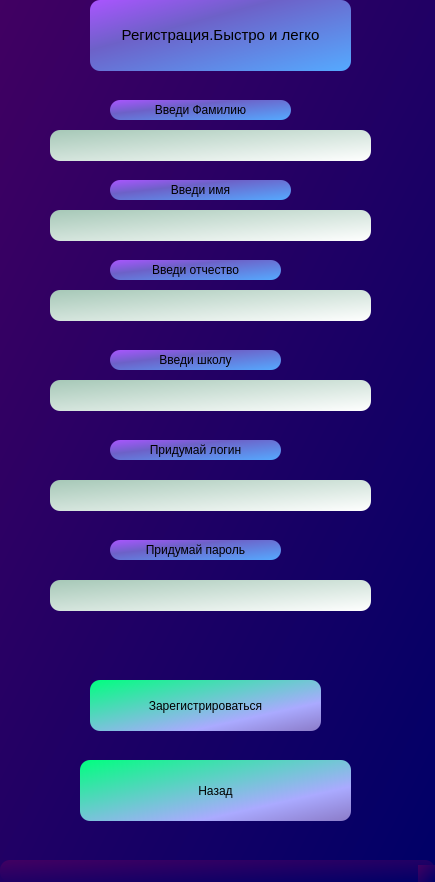
<?xml version="1.0" encoding="UTF-8"?>
<ui version="4.0">
 <class>wind_registration</class>
 <widget class="QMainWindow" name="wind_registration">
  <property name="geometry">
   <rect>
    <x>0</x>
    <y>0</y>
    <width>435</width>
    <height>882</height>
   </rect>
  </property>
  <property name="windowTitle">
   <string>MainWindow</string>
  </property>
  <property name="styleSheet">
   <string notr="true">background-color: qlineargradient(spread:pad, x1:0, y1:0, x2:1, y2:1, stop:0 rgba(65, 0, 98, 255), stop:1 rgba(0, 0, 103, 255));
border-radius: 10px;
</string>
  </property>
  <widget class="QWidget" name="centralwidget">
   <widget class="QPushButton" name="btn_registration">
    <property name="geometry">
     <rect>
      <x>90</x>
      <y>680</y>
      <width>231</width>
      <height>51</height>
     </rect>
    </property>
    <property name="styleSheet">
     <string notr="true">background-color: qlineargradient(spread:pad, x1:0, y1:0, x2:1, y2:1, stop:0 rgba(0, 255, 127, 255), stop:0.716418 rgba(170, 170, 255, 255), stop:1 rgba(139, 123, 200, 255));</string>
    </property>
    <property name="text">
     <string>Зарегистрироваться</string>
    </property>
   </widget>
   <widget class="QPushButton" name="btn_go_back">
    <property name="geometry">
     <rect>
      <x>80</x>
      <y>760</y>
      <width>271</width>
      <height>61</height>
     </rect>
    </property>
    <property name="styleSheet">
     <string notr="true">background-color: qlineargradient(spread:pad, x1:0, y1:0, x2:1, y2:1, stop:0 rgba(0, 255, 127, 255), stop:0.716418 rgba(170, 170, 255, 255), stop:1 rgba(139, 123, 200, 255));</string>
    </property>
    <property name="text">
     <string>Назад</string>
    </property>
   </widget>
   <widget class="QLabel" name="info">
    <property name="geometry">
     <rect>
      <x>90</x>
      <y>0</y>
      <width>261</width>
      <height>71</height>
     </rect>
    </property>
    <property name="styleSheet">
     <string notr="true">background-color: qlineargradient(spread:pad, x1:0, y1:0, x2:1, y2:1, stop:0 rgba(170, 85, 255, 255), stop:0.353234 rgba(109, 97, 200, 255), stop:1 rgba(85, 170, 255, 255));</string>
    </property>
    <property name="text">
     <string>&lt;html&gt;&lt;head/&gt;&lt;body&gt;&lt;p align=&quot;center&quot;&gt;&lt;span style=&quot; font-size:11pt;&quot;&gt;Регистрация.Быстро и легко&lt;/span&gt;&lt;/p&gt;&lt;/body&gt;&lt;/html&gt;</string>
    </property>
   </widget>
   <widget class="QLineEdit" name="edit_second_name">
    <property name="geometry">
     <rect>
      <x>50</x>
      <y>290</y>
      <width>321</width>
      <height>31</height>
     </rect>
    </property>
    <property name="styleSheet">
     <string notr="true">background-color: qlineargradient(spread:pad, x1:0, y1:0, x2:1, y2:1, stop:0 rgba(166, 200, 183, 255), stop:1 rgba(255, 255, 255, 255));</string>
    </property>
   </widget>
   <widget class="QLineEdit" name="edit_school">
    <property name="geometry">
     <rect>
      <x>50</x>
      <y>380</y>
      <width>321</width>
      <height>31</height>
     </rect>
    </property>
    <property name="styleSheet">
     <string notr="true">background-color: qlineargradient(spread:pad, x1:0, y1:0, x2:1, y2:1, stop:0 rgba(166, 200, 183, 255), stop:1 rgba(255, 255, 255, 255));</string>
    </property>
   </widget>
   <widget class="QLineEdit" name="edit_login">
    <property name="geometry">
     <rect>
      <x>50</x>
      <y>480</y>
      <width>321</width>
      <height>31</height>
     </rect>
    </property>
    <property name="styleSheet">
     <string notr="true">background-color: qlineargradient(spread:pad, x1:0, y1:0, x2:1, y2:1, stop:0 rgba(166, 200, 183, 255), stop:1 rgba(255, 255, 255, 255));</string>
    </property>
   </widget>
   <widget class="QLineEdit" name="edit_password">
    <property name="geometry">
     <rect>
      <x>50</x>
      <y>580</y>
      <width>321</width>
      <height>31</height>
     </rect>
    </property>
    <property name="styleSheet">
     <string notr="true">background-color: qlineargradient(spread:pad, x1:0, y1:0, x2:1, y2:1, stop:0 rgba(166, 200, 183, 255), stop:1 rgba(255, 255, 255, 255));</string>
    </property>
   </widget>
   <widget class="QLineEdit" name="edit_name">
    <property name="geometry">
     <rect>
      <x>50</x>
      <y>210</y>
      <width>321</width>
      <height>31</height>
     </rect>
    </property>
    <property name="styleSheet">
     <string notr="true">background-color: qlineargradient(spread:pad, x1:0, y1:0, x2:1, y2:1, stop:0 rgba(166, 200, 183, 255), stop:1 rgba(255, 255, 255, 255));</string>
    </property>
   </widget>
   <widget class="QLineEdit" name="edit_surname">
    <property name="geometry">
     <rect>
      <x>50</x>
      <y>130</y>
      <width>321</width>
      <height>31</height>
     </rect>
    </property>
    <property name="styleSheet">
     <string notr="true">background-color: qlineargradient(spread:pad, x1:0, y1:0, x2:1, y2:1, stop:0 rgba(166, 200, 183, 255), stop:1 rgba(255, 255, 255, 255));</string>
    </property>
   </widget>
   <widget class="QLabel" name="lab_surname">
    <property name="geometry">
     <rect>
      <x>110</x>
      <y>100</y>
      <width>181</width>
      <height>20</height>
     </rect>
    </property>
    <property name="styleSheet">
     <string notr="true">background-color: qlineargradient(spread:pad, x1:0, y1:0, x2:1, y2:1, stop:0 rgba(170, 85, 255, 255), stop:0.353234 rgba(109, 97, 200, 255), stop:1 rgba(85, 170, 255, 255));</string>
    </property>
    <property name="text">
     <string>&lt;html&gt;&lt;head/&gt;&lt;body&gt;&lt;p align=&quot;center&quot;&gt;Введи Фамилию&lt;/p&gt;&lt;/body&gt;&lt;/html&gt;</string>
    </property>
   </widget>
   <widget class="QLabel" name="lab_name">
    <property name="geometry">
     <rect>
      <x>110</x>
      <y>180</y>
      <width>181</width>
      <height>20</height>
     </rect>
    </property>
    <property name="styleSheet">
     <string notr="true">background-color: qlineargradient(spread:pad, x1:0, y1:0, x2:1, y2:1, stop:0 rgba(170, 85, 255, 255), stop:0.353234 rgba(109, 97, 200, 255), stop:1 rgba(85, 170, 255, 255));</string>
    </property>
    <property name="text">
     <string>&lt;html&gt;&lt;head/&gt;&lt;body&gt;&lt;p align=&quot;center&quot;&gt;Введи имя&lt;/p&gt;&lt;/body&gt;&lt;/html&gt;</string>
    </property>
   </widget>
   <widget class="QLabel" name="lab_city">
    <property name="geometry">
     <rect>
      <x>110</x>
      <y>260</y>
      <width>171</width>
      <height>20</height>
     </rect>
    </property>
    <property name="styleSheet">
     <string notr="true">background-color: qlineargradient(spread:pad, x1:0, y1:0, x2:1, y2:1, stop:0 rgba(170, 85, 255, 255), stop:0.353234 rgba(109, 97, 200, 255), stop:1 rgba(85, 170, 255, 255));</string>
    </property>
    <property name="text">
     <string>&lt;html&gt;&lt;head/&gt;&lt;body&gt;&lt;p align=&quot;center&quot;&gt;Введи отчество&lt;/p&gt;&lt;/body&gt;&lt;/html&gt;</string>
    </property>
   </widget>
   <widget class="QLabel" name="lab_school">
    <property name="geometry">
     <rect>
      <x>110</x>
      <y>350</y>
      <width>171</width>
      <height>20</height>
     </rect>
    </property>
    <property name="styleSheet">
     <string notr="true">background-color: qlineargradient(spread:pad, x1:0, y1:0, x2:1, y2:1, stop:0 rgba(170, 85, 255, 255), stop:0.353234 rgba(109, 97, 200, 255), stop:1 rgba(85, 170, 255, 255));</string>
    </property>
    <property name="text">
     <string>&lt;html&gt;&lt;head/&gt;&lt;body&gt;&lt;p align=&quot;center&quot;&gt;Введи школу&lt;/p&gt;&lt;/body&gt;&lt;/html&gt;</string>
    </property>
   </widget>
   <widget class="QLabel" name="lab_login">
    <property name="geometry">
     <rect>
      <x>110</x>
      <y>440</y>
      <width>171</width>
      <height>20</height>
     </rect>
    </property>
    <property name="styleSheet">
     <string notr="true">background-color: qlineargradient(spread:pad, x1:0, y1:0, x2:1, y2:1, stop:0 rgba(170, 85, 255, 255), stop:0.353234 rgba(109, 97, 200, 255), stop:1 rgba(85, 170, 255, 255));</string>
    </property>
    <property name="text">
     <string>&lt;html&gt;&lt;head/&gt;&lt;body&gt;&lt;p align=&quot;center&quot;&gt;Придумай логин&lt;/p&gt;&lt;/body&gt;&lt;/html&gt;</string>
    </property>
   </widget>
   <widget class="QLabel" name="lab_password">
    <property name="geometry">
     <rect>
      <x>110</x>
      <y>540</y>
      <width>171</width>
      <height>20</height>
     </rect>
    </property>
    <property name="styleSheet">
     <string notr="true">background-color: qlineargradient(spread:pad, x1:0, y1:0, x2:1, y2:1, stop:0 rgba(170, 85, 255, 255), stop:0.353234 rgba(109, 97, 200, 255), stop:1 rgba(85, 170, 255, 255));</string>
    </property>
    <property name="text">
     <string>&lt;html&gt;&lt;head/&gt;&lt;body&gt;&lt;p align=&quot;center&quot;&gt;Придумай пароль&lt;/p&gt;&lt;/body&gt;&lt;/html&gt;</string>
    </property>
   </widget>
  </widget>
  <widget class="QMenuBar" name="menubar">
   <property name="geometry">
    <rect>
     <x>0</x>
     <y>0</y>
     <width>435</width>
     <height>26</height>
    </rect>
   </property>
  </widget>
  <widget class="QStatusBar" name="statusbar"/>
 </widget>
 <resources/>
 <connections/>
</ui>
